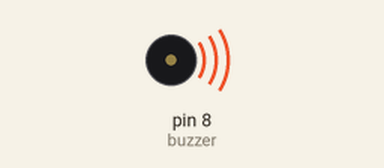
Recording of a sketch running on a simulated Arduino Uno, built with avr-gcc and run on an emulated ATmega328P. Shown: buzzer (waves = sounding, pin HIGH).

Above: at 0.5 s.
Timing chart, 0 to 4.6 s (numbered marks = the images above):
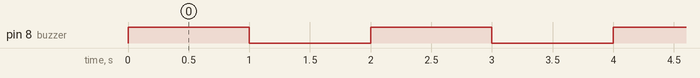

The sketch:

Project_5_Active_Buzzer.ino
```cpp
int buzzer=8;// initialize digital IO pin that controls the buzzer
void setup()
{
  pinMode(buzzer,OUTPUT);// set pin mode as “output”
}
void loop()
{
digitalWrite(buzzer, HIGH); // produce sound
delay(1000);
digitalWrite(buzzer, LOW);
delay(1000);
}
```

Measured:
- by itself, pin 8 (buzzer): alternates HIGH for 1.0 s and LOW for 1.0 s
